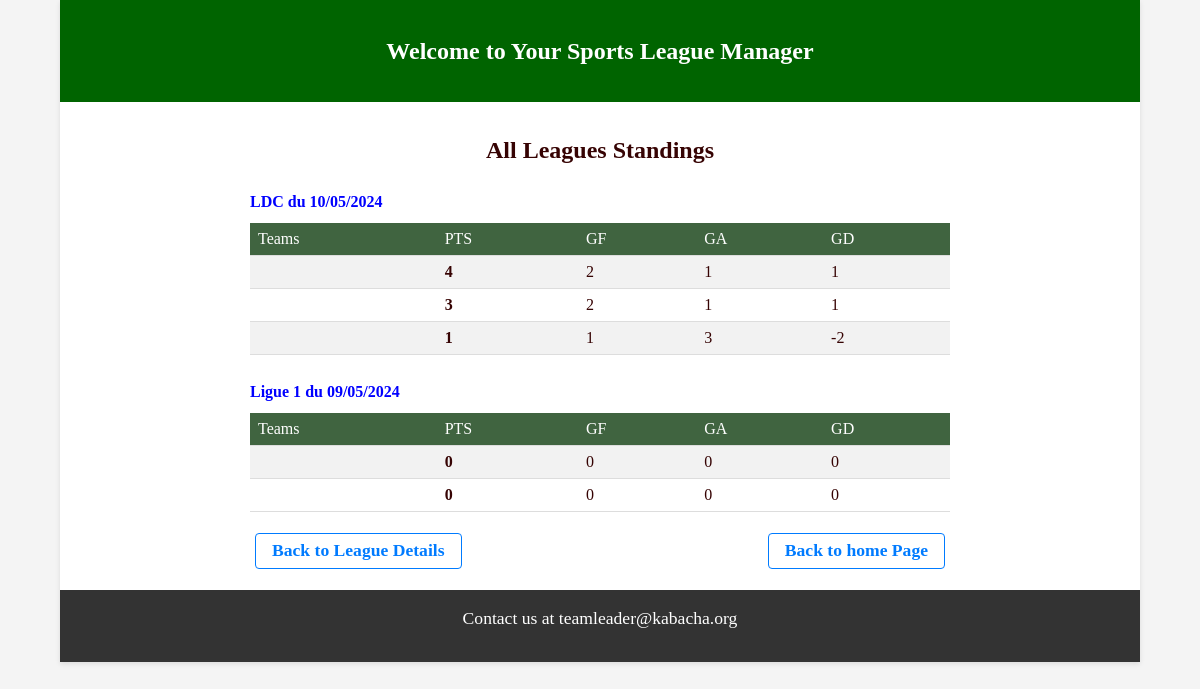
The app's page /all/leagues/standings/, older data.
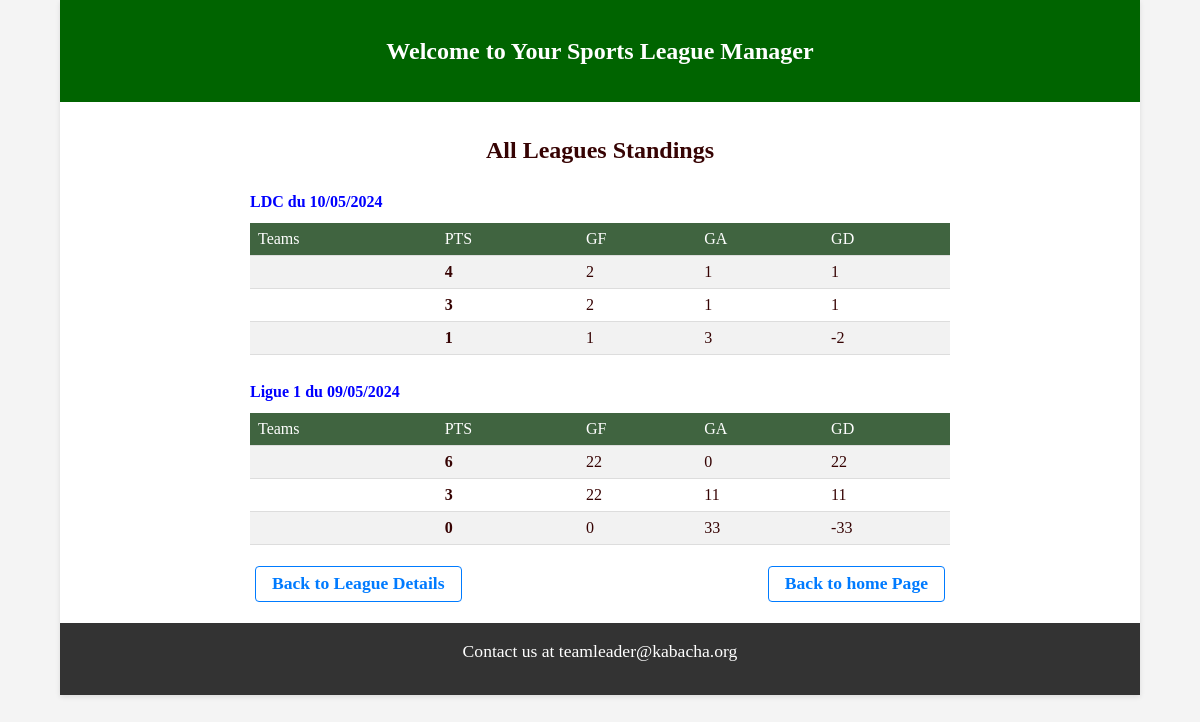
The same page, newer data.
### matches/models.py (models this page shows, shortened)
class League(models.Model):
    name = models.CharField(max_length=50, unique=True)
    number_of_teams = models.IntegerField()
    start_date = models.DateField()
    end_date = models.DateField()

class Team(models.Model):
    league = models.ForeignKey(League, related_name='teams', on_delete=models.CASCADE)
    name = models.CharField(max_length=100)
    name_short = models.CharField(max_length=4)
    games_played = models.IntegerField(default=0)
    wins = models.IntegerField(default=0)
    losses = models.IntegerField(default=0)
    draws = models.IntegerField(default=0)
    points = models.IntegerField(default=0)
    goals_for = models.IntegerField(default=0, validators=[MinValueValidator(0)])
    goals_against = models.IntegerField(default=0, validators=[MinValueValidator(0)])
    goal_difference = models.IntegerField(default=0)
    class Meta:
        unique_together = ('name', 'league')

### matches/views.py (the view)
# urls.py: path('all/leagues/standings/', AllLeagueStandingsView.as_view(), name='allLeagueStandings'),
class AllLeagueStandingsView(ListView):
    model = League
    template_name = 'matches/allLeagueStandings.html'
    context_object_name = 'leagues'
    def get_queryset(self):
        leagues = League.objects.annotate(
            teams_count=Count('teams')
        ).prefetch_related('teams')
        for league in leagues:
            league.sorted_teams = league.teams.annotate(
                total_points=Sum('points'),
                total_goals_for=Sum('goals_for'),
                total_goals_against=Sum('goals_against'),
                goal_differences=F('total_goals_for') - F('total_goals_against')
            ).order_by('-total_points', '-goal_difference', '-total_goals_for', 'name')
        return leagues

### matches/templates/matches/allLeagueStandings.html (shortened to what this page needs)
{% extends "matches/home.html" %}
{% block content %}
<div class="allLeague">
  <h1>All Leagues Standings</h1>
  {% for league in leagues %}
  <h2>{{ league.name }} du {{league.start_date|date:"d/m/Y"}}</h2>
  <table>
    <tr>
      <th>Teams</th>
      <th>PTS</th>
      <th>GF</th>
      <th>GA</th>
      <th>GD</th>
    </tr>
    {% for team in league.sorted_teams %}
    <tr>
      <td></td>
      <td><b>{{ team.total_points }}</b></td>
      <td>{{ team.total_goals_for }}</td>
      <td>{{ team.total_goals_against }}</td>
      <td>{{ team.goal_differences }}</td>
    </tr>
    {% endfor %}
  </table>
  {% empty %}
  <p>No leagues available.</p>
  {% endfor %}
  <div class="backdir">
    <a href="{% url 'allLeague' %}">Back to League Details</a>
    <a href="{% url 'index' %}">Back to home Page</a>
  </div>
</div>
{% endblock %}

Row changes from the older to the newer data that the page shows:
changed Team (number 4 of 6 on the later page): total_points "0" → "6"; total_goals_for "0" → "22"; goal_differences "0" → "22"
added Team: total_points "3", total_goals_for "22", total_goals_against "11", goal_differences "11", shown under League "Ligue 1"
changed Team (number 6 of 6 on the later page): total_goals_against "0" → "33"; goal_differences "0" → "-33"
